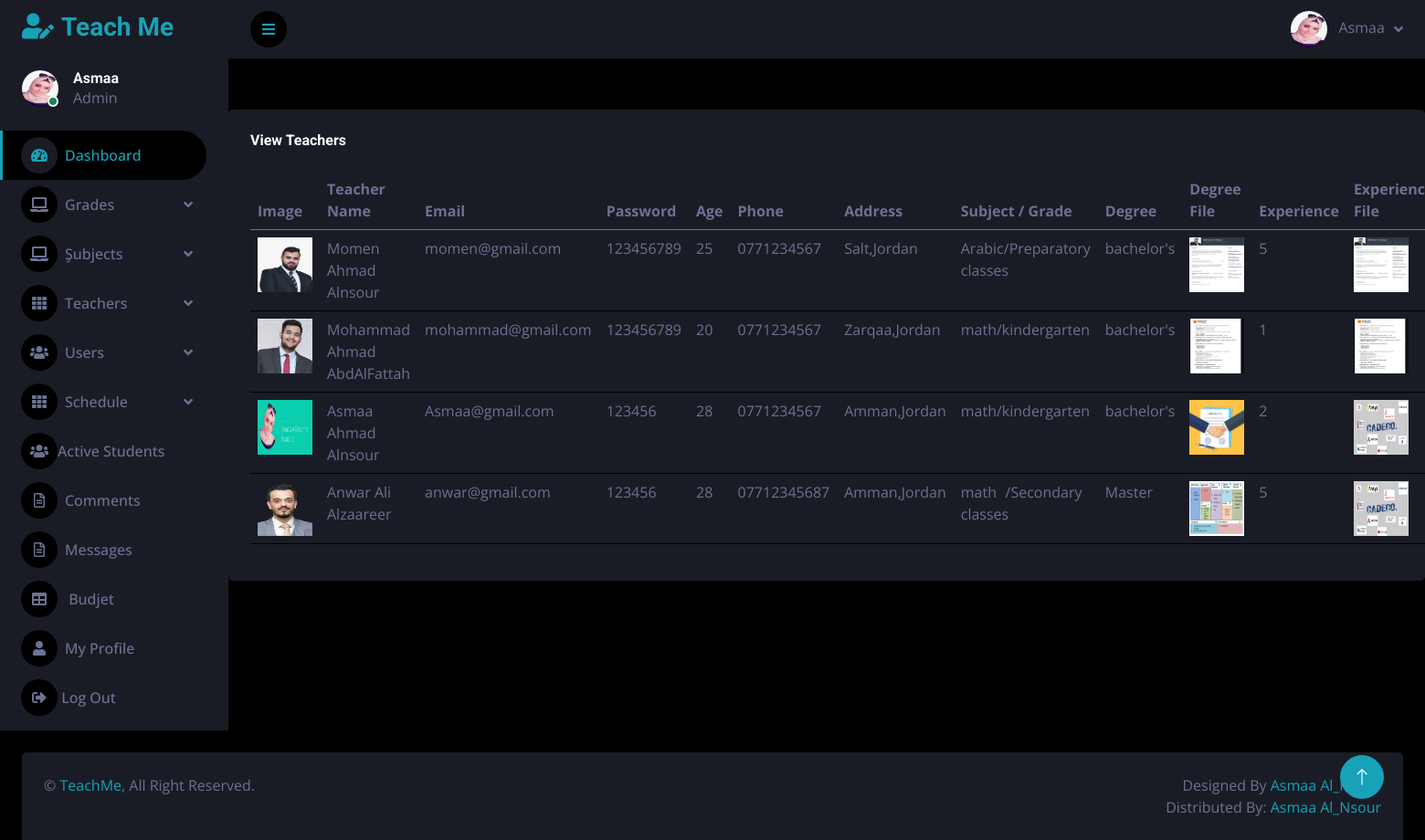
The app's page /Source Code/private_online_sessions/admin_area/index.php?view_teachers (signed in) with its own data.
### tables this page shows
CREATE TABLE `users` (
  `id` int(11) NOT NULL,
  `full_name` varchar(255) NOT NULL,
  `email` varchar(255) NOT NULL,
  `age` int(11) NOT NULL,
  `password` varchar(255) NOT NULL,
  `phone` varchar(50) NOT NULL,
  `user_type` varchar(50) NOT NULL DEFAULT 'user',
  `address` varchar(255) NOT NULL,
  `profile_pic` varchar(255) NOT NULL,
  `subject` varchar(255) DEFAULT NULL,
  `delete_user` int(11) NOT NULL DEFAULT 1
);

CREATE TABLE `teachers` (
  `id` int(11) NOT NULL,
  `full_name` varchar(255) NOT NULL,
  `phone` varchar(15) NOT NULL,
  `email` varchar(150) NOT NULL,
  `password` varchar(11) NOT NULL,
  `subject_id` int(11) NOT NULL,
  `address` varchar(255) NOT NULL,
  `age` int(11) NOT NULL,
  `image` varchar(255) NOT NULL,
  `degree` varchar(255) NOT NULL,
  `degree_file` varchar(255) NOT NULL,
  `experience` varchar(255) NOT NULL,
  `experience_file` varchar(255) NOT NULL,
  `approval` int(11) NOT NULL DEFAULT 0 COMMENT '0 is not approved',
  `suspend` int(11) NOT NULL DEFAULT 1 COMMENT '0 is suspended',
  `delete_teacher` int(11) NOT NULL DEFAULT 1 COMMENT '0 is Deleted'
);

CREATE TABLE `subjects` (
  `id` int(11) NOT NULL,
  `grades_id` int(11) NOT NULL,
  `subject` varchar(255) NOT NULL,
  `subject_img` varchar(150) DEFAULT NULL,
  `subject_keywords` varchar(255) NOT NULL,
  `delete_subject` int(11) NOT NULL DEFAULT 1
);

CREATE TABLE `grades` (
  `id` int(11) NOT NULL,
  `grade` varchar(255) NOT NULL,
  `description` varchar(255) DEFAULT NULL,
  `img` varchar(255) DEFAULT NULL,
  `min_age` int(11) NOT NULL DEFAULT 3,
  `max_age` int(11) NOT NULL DEFAULT 70,
  `tuition_fee` int(11) NOT NULL DEFAULT 15,
  `delete_grade` int(11) NOT NULL DEFAULT 1
);

### Source Code/private_online_sessions/admin_area/view_teachers.php (the view, shortened to what this page needs)
<?php
if(!isset($_SESSION['admin_email'])){
    echo "<script>window.open('../dashboard/login.php','_self')</script>";
}
else {
?>
<br><br>
 <div class="col-sm-12 col-xl-12  mt-2">
    <div class="bg-secondary rounded h-100 p-4">
                            <h6 class="mb-4">View Teachers</h6>
                            <table class="table">
                                <thead>
<tr>
<th>Image</th>
<th>Teacher Name</th>
<th>Email</th>
<th>Password</th>
<th>Age</th>
<th>Phone</th>
<th>Address</th>
<th>Subject / Grade</th>
<th>Degree</th>
<th>Degree File</th>
<th>Experience</th>
<th>Experience File</th>
</tr>
                                </thead>
                                <tbody>
<?php
$get_teacher = "SELECT teachers.id , teachers.full_name , teachers.phone , teachers.email , teachers.password , teachers.subject_id , teachers.address , teachers.age , teachers.image , teachers.degree , teachers.degree_file , teachers.experience ,teachers.experience_file , subjects.grades_id , grades.grade , subjects.subject
FROM teachers, subjects , grades
WHERE  teachers.subject_id =subjects.id &&  subjects.grades_id =grades.id && teachers.delete_teacher='1'&& teachers.approval='1'&& teachers.suspend='1' ";
$run_teacher = mysqli_query($con,$get_teacher);
while($row_teacher = mysqli_fetch_array($run_teacher)){
$full_name = $row_teacher['full_name'];
$email = $row_teacher['email'];
$image = $row_teacher['image'];
$password= $row_teacher['password'];
$age= $row_teacher['age'];
$phone= $row_teacher['phone'];
$address= $row_teacher['address'];
$subject= $row_teacher['subject'];
$experience= $row_teacher['experience'];
$degree= $row_teacher['degree'];
$experience_file= $row_teacher['experience_file'];
$degree_file= $row_teacher['degree_file'];
$grade = $row_teacher['grade'];
?>
<tr>
<td><img src="user_image/<?php echo $image; ?>" width="60" height="60" ></td>
<td><?php echo $full_name; ?></td>
<td><?php echo $email; ?></td>
<td><?php echo $password; ?></td>
<td><?php echo $age; ?></td>
<td><?php echo $phone; ?></td>
<td><?php echo $address; ?></td>
<td><?php echo $subject ,"/", $grade ; ?></td>
<td><?php echo $degree; ?></td>
<td><img src="user_image/<?php echo $degree_file; ?>" width="60" height="60" ></td>
<td><?php echo $experience; ?></td>
<td><img src="user_image/<?php echo $experience_file; ?>" width="60" height="60" ></td>
</tr>
<?php } ?>
                                </tbody>
                            </table>
                        </div></div>
<?php
}
?>

### Source Code/private_online_sessions/admin_area/sidebar.php (shortened to what this page needs)
<?php
include("includes/db.php");
if(!isset($_SESSION['admin_email'])){
echo "<script>window.open('../dashboard/login.php','_self')</script>";
}
else {
    $email=$_SESSION['admin_email'];
    $get_admin = "SELECT * FROM users WHERE email ='$email'";
    $run_admin = mysqli_query($con,$get_admin);
    $row_admin = mysqli_fetch_array($run_admin);
?>
<body>
    <div class="container-fluid position-relative d-flex p-0">
        <div class="sidebar pe-4 pb-3">
            <nav class="navbar bg-secondary navbar-dark">
                <a href="index.php?dashboard" class="navbar-brand mx-4 mb-3">
                    <h3 class="text-primary"><i class="fa fa-user-edit me-2"></i>Teach Me</h3>
                </a>
                <div class="d-flex align-items-center ms-4 mb-4">
                    <div class="position-relative">
                        <img class="rounded-circle" src="../admin_area/user_image/<?php echo $row_admin['profile_pic']; ?>" alt="" style="width: 40px; height: 40px;">
                        <div class="bg-success rounded-circle border border-2 border-white position-absolute end-0 bottom-0 p-1"></div>
                    </div>
                    <div class="ms-3">
                        <h6 class="mb-0"><?php echo $row_admin['full_name'] ;?></h6>
                        <span>Admin</span>
                    </div>
                </div>
                <div class="navbar-nav w-100">
                <a href="index.php?dashboard" class="nav-item nav-link active"><i class="fa fa-tachometer-alt me-2"></i>Dashboard</a>
                <div class="nav-item dropdown">
                        <a href="#" class="nav-link dropdown-toggle" data-bs-toggle="dropdown"><i class="fa fa-laptop me-2"></i>Grades</a>
                    </div>
                <div class="nav-item dropdown">
                        <a href="#" class="nav-link dropdown-toggle" data-bs-toggle="dropdown"><i class="fa fa-laptop me-2"></i>ٍSubjects</a>
                    </div>
                    <div class="nav-item dropdown">
                        <a href="#" class="nav-link dropdown-toggle" data-bs-toggle="dropdown"><i class="fa fa-th me-2"></i>Teachers</a>
                    </div>
                    <div class="nav-item dropdown">
                        <a href="#" class="nav-link dropdown-toggle" data-bs-toggle="dropdown"><i class="fa fa-users me-2"></i>Users</a>
                    </div>
                    <div class="nav-item dropdown">
                <a href="#" class="nav-link dropdown-toggle" data-bs-toggle="dropdown"><i class="fa fa-th me-2"></i>Schedule</a>
                </div>
                    <a href="index.php?student" class="nav-item nav-link"><i class="fas fa-users"></i>Active Students</a>
                    <a href="index.php?comment" class="nav-item nav-link"><i class="far fa-file-alt me-2"></i>Comments</a>
                    <a href="index.php?message" class="nav-item nav-link"><i class="far fa-file-alt me-2"></i>Messages</a>
                                   <a href="index.php?budjet" class="nav-item nav-link"><i class="fa fa-table me-2"></i> Budjet</a>
                    <a href="index.php?user_profile=<?php echo $id; ?>" class="nav-item nav-link"><i class="fa fa-user me-2"></i>My Profile</a>
                    <a href="index.php?logout" class="nav-item nav-link"><i class="fas fa-sign-out-alt"></i>  Log Out</a>
                </div>
            </nav>
        </div>
        <div class="content">
            <nav class="navbar navbar-expand bg-secondary navbar-dark sticky-top px-4 py-0">
                <a href="#" class="sidebar-toggler flex-shrink-0">
                    <i class="fa fa-bars"></i>
                </a>
                <div class="navbar-nav align-items-center ms-auto">
                    <div class="nav-item dropdown">
                    <div class="nav-item dropdown">
                        <a href="#" class="nav-link dropdown-toggle" data-bs-toggle="dropdown">
                            <img class="rounded-circle me-lg-2" src="../admin_area/user_image/<?php echo $row_admin['profile_pic']; ?>" alt="" style="width: 40px; height: 40px;">
                            <span class="d-none d-lg-inline-flex"><?php echo $row_admin['full_name'] ;?></span>
                        </a>
                    </div>
                </div>
            </nav>
        <?php
 }
  ?>

### Source Code/private_online_sessions/admin_area/css/style.css (style rules this page uses)
:root { --primary: #17A2B8; --secondary: #191C24; --light: #6C7293; --dark: #000000; }
.sidebar { position: fixed; top: 0; left: 0; bottom: 0; width: 250px; height: 100vh; overflow-y: auto; background: var(--secondary); transition: 0.5s; z-index: 999; }
.content { margin-left: 250px; min-height: 100vh; background: var(--dark); transition: 0.5s; }
@media (min-width: 992px) { .sidebar { margin-left: 0; } }
@media (min-width: 992px) { .content { width: calc(100% - 250px); } }
.sidebar .navbar .navbar-nav .nav-link { padding: 7px 20px; color: var(--light); font-weight: 500; border-left: 3px solid var(--secondary); border-radius: 0 30px 30px 0; outline: none; }
.sidebar .navbar .navbar-nav .nav-link:hover, .sidebar .navbar .navbar-nav .nav-link.active { color: var(--primary); background: var(--dark); border-color: var(--primary); }
.sidebar .navbar .navbar-nav .nav-link i { width: 40px; height: 40px; display: inline-flex; align-items: center; justify-content: center; background: var(--dark); border-radius: 40px; }
.sidebar .navbar .navbar-nav .nav-link:hover i, .sidebar .navbar .navbar-nav .nav-link.active i { background: var(--secondary); }
.sidebar .navbar .dropdown-toggle::after { position: absolute; top: 15px; right: 15px; border: none; content: "\f107"; font-family: "Font Awesome 5 Free"; font-weight: 900; transition: .5s; }
.content .navbar .navbar-nav .nav-link { margin-left: 25px; padding: 12px 0; color: var(--light); outline: none; }
.content .navbar .sidebar-toggler, .content .navbar .navbar-nav .nav-link i { width: 40px; height: 40px; display: inline-flex; align-items: center; justify-content: center; background: var(--dark); border-radius: 40px; }
.content .navbar .dropdown-toggle::after { margin-left: 6px; vertical-align: middle; border: none; content: "\f107"; font-family: "Font Awesome 5 Free"; font-weight: 900; transition: .5s; }

### records on screen
users: profile_pic (picture), full_name "Asmaa"
teachers: image (picture), full_name "Momen Ahmad Alnsour", email "momen@gmail.com", password "123456789", age "25", phone "0771234567", address "Salt,Jordan", subject.subject "Arabic", grades.grade "Preparatory classes", degree "bachelor's", degree_file (picture), experience "5", experience_file (picture)
teachers: image (picture), full_name "Mohammad Ahmad AbdAlFattah", email "mohammad@gmail.com", password "123456789", age "20", phone "0771234567", address "Zarqaa,Jordan", subject.subject "math", grades.grade "kindergarten", degree "bachelor's", degree_file (picture), experience "1", experience_file (picture)
teachers: image (picture), full_name "Asmaa Ahmad Alnsour", email "Asmaa@gmail.com", password "123456", age "28", phone "0771234567", address "Amman,Jordan", subject.subject "math", grades.grade "kindergarten", degree "bachelor's", degree_file (picture), experience "2", experience_file (picture)
teachers: image (picture), full_name "Anwar Ali Alzaareer", email "anwar@gmail.com", password "123456", age "28", phone "07712345687", address "Amman,Jordan", subject.subject "math", grades.grade "ٍSecondary classes", degree "Master", degree_file (picture), experience "5", experience_file (picture)
